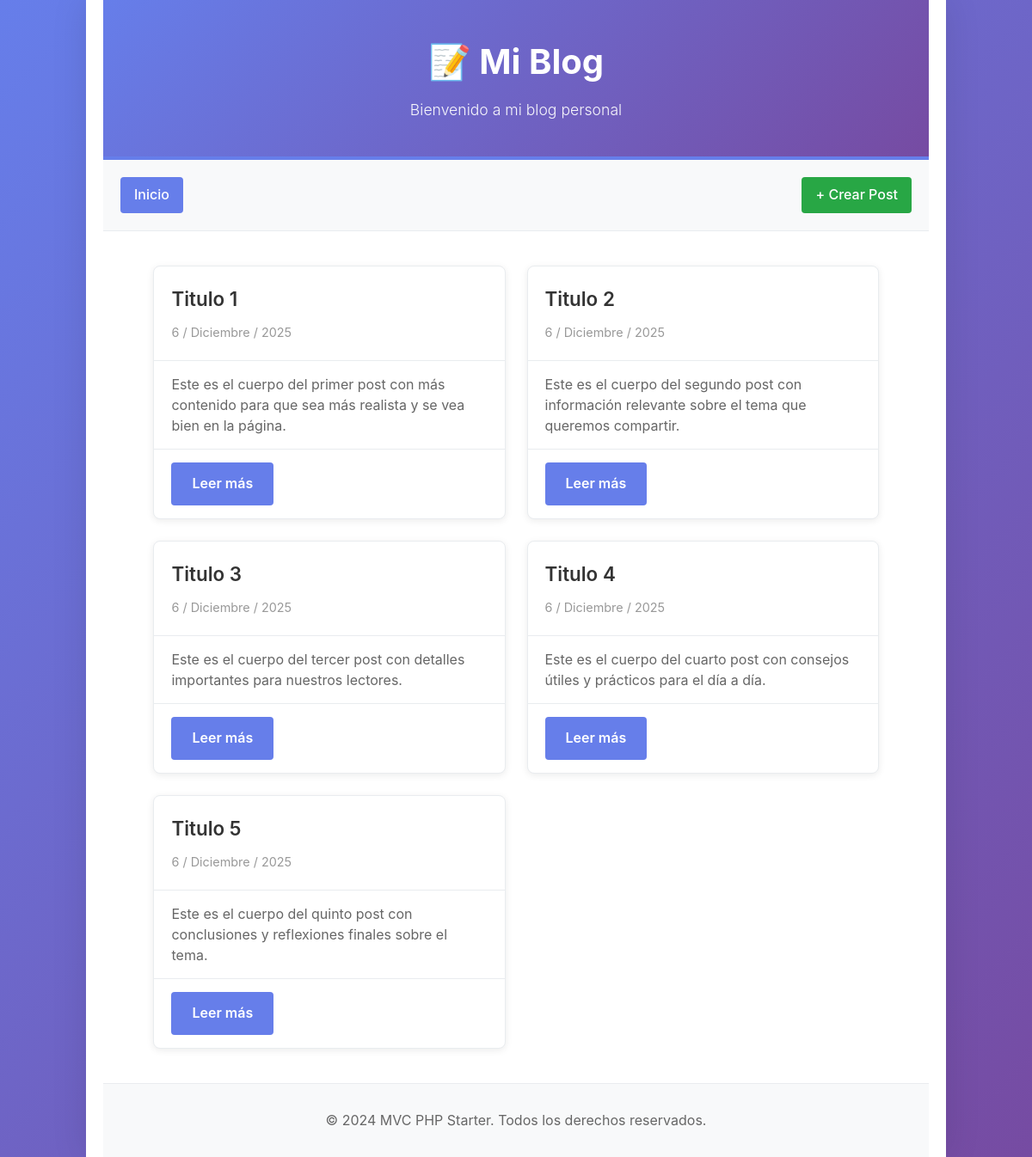
Before: / with the older database file.
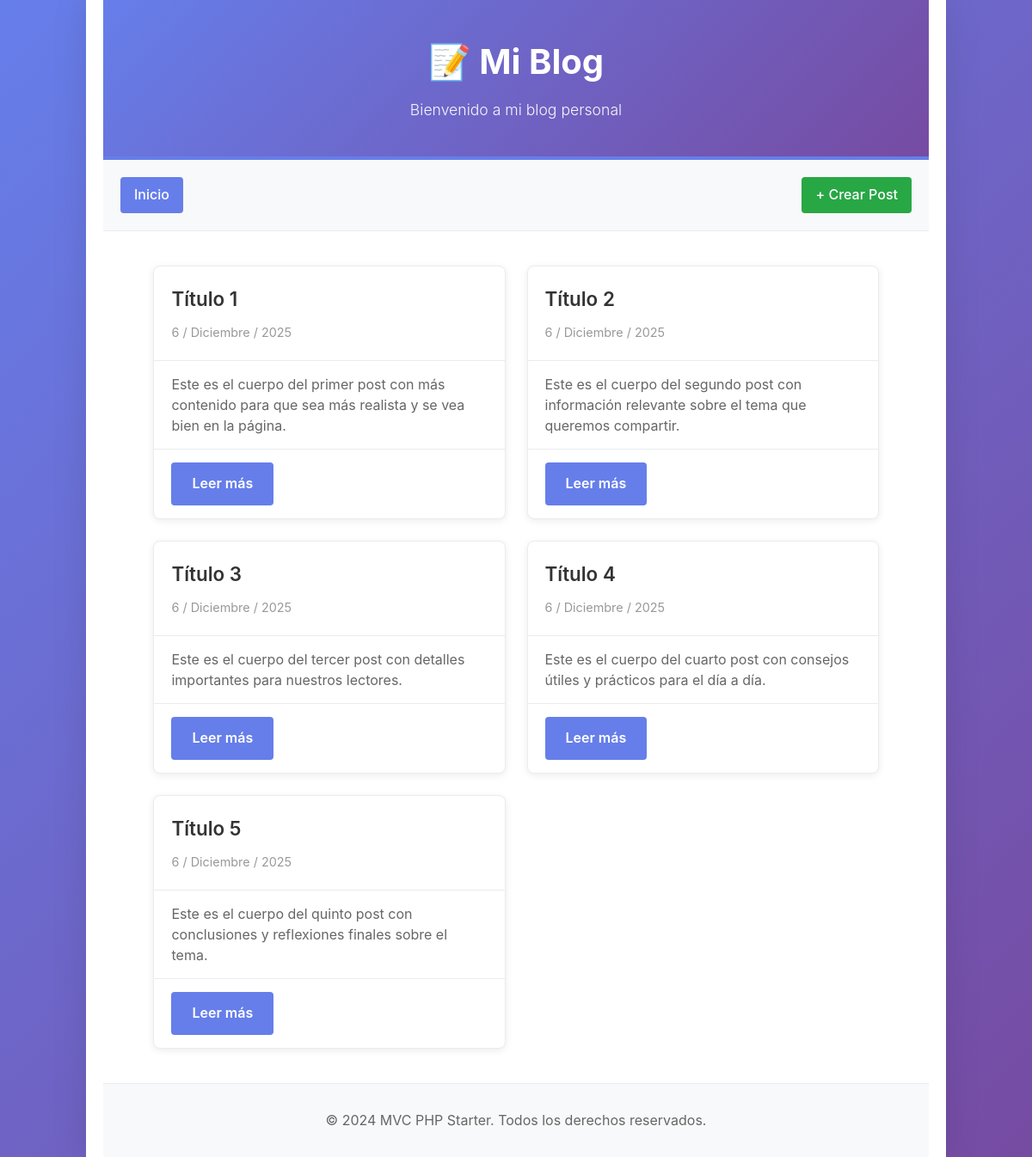
After: the same page with the newer database file.
### tables this page shows
CREATE TABLE IF NOT EXISTS `posts` (
  `id` INT NOT NULL AUTO_INCREMENT,
  `title` VARCHAR(255) NOT NULL,
  `body` LONGTEXT NOT NULL,
  `created_at` TIMESTAMP DEFAULT CURRENT_TIMESTAMP,
  `updated_at` TIMESTAMP DEFAULT CURRENT_TIMESTAMP ON UPDATE CURRENT_TIMESTAMP,
  PRIMARY KEY (`id`)
);

### app/Controllers/PostController.php (called while the page is built, shortened)
<?php
class PostController
{
    private Post $post;
    public function __construct()
    {
        $this->post = new Post();
    }
    public function index(): void
    {
        $posts = $this->post->all();
        $this->render('home', ['posts' => $posts]);
    }
    private function render(string $view, array $data = []): void
    {
        extract($data);
        require __DIR__ . "/../Views/{$view}.php";
    }
}

### app/Core/DB.php (called while the page is built, shortened)
<?php
class DB
{
    private static ?PDO $instance = null;
    public static function getInstance(): PDO
    {
        if (self::$instance === null) {
            try {
                $host = getenv('DB_HOST') ?: 'mysql';
                $dbname = getenv('DB_NAME') ?: 'mvc-example';
                $user = getenv('DB_USER') ?: 'john_doe';
                $password = getenv('DB_PASSWORD') ?: 'securepassword';
                self::$instance = new PDO(
                    "mysql:host={$host};dbname={$dbname};charset=utf8mb4",
                    $user,
                    $password,
                    [
                        PDO::ATTR_ERRMODE => PDO::ERRMODE_EXCEPTION,
                        PDO::ATTR_DEFAULT_FETCH_MODE => PDO::FETCH_ASSOC,
                        PDO::MYSQL_ATTR_INIT_COMMAND => "SET NAMES utf8mb4 COLLATE utf8mb4_unicode_ci"
                    ]
                );
            } catch (\PDOException $e) {
                error_log("Error de BD: " . $e->getMessage());
                die('Error de conexión a la base de datos: ' . $e->getMessage());
            }
        }
        return self::$instance;
    }
}

### app/Models/Post.php (called while the page is built, shortened)
<?php
class Post
{
    private PDO $db;
    public function __construct()
    {
        $this->db = DB::getInstance();
    }
    public function all(): array
    {
        $query = $this->db->prepare('SELECT * FROM posts ORDER BY created_at DESC');
        $query->execute();
        return $query->fetchAll();
    }
}

### app/Views/home.php (the view, shortened to what this page needs)
<?php
function formatearFechaEspanol($fecha) {
    $meses = [
        1 => 'Enero', 2 => 'Febrero', 3 => 'Marzo', 4 => 'Abril',
        5 => 'Mayo', 6 => 'Junio', 7 => 'Julio', 8 => 'Agosto',
        9 => 'Septiembre', 10 => 'Octubre', 11 => 'Noviembre', 12 => 'Diciembre'
    ];
    $timestamp = strtotime($fecha);
    $dia = (int) date('d', $timestamp);
    $mes = (int) date('m', $timestamp);
    $año = date('Y', $timestamp);
    return "$dia / " . $meses[$mes] . " / $año";
}
?>
<!DOCTYPE html>
<html lang="es">
<head>
    <link rel="stylesheet" href="/css/style.css">
</head>
<body>
    <div class="container">
        <header>
            <h1>📝 Mi Blog</h1>
            <p class="subtitle">Bienvenido a mi blog personal</p>
        </header>
        <nav class="navbar">
            <a href="/" class="active">Inicio</a>
            <a href="/posts/create" class="btn-create">+ Crear Post</a>
        </nav>
        <main class="posts-container">
            <?php if (empty($posts)): ?>
                <div class="no-posts">
                    <p>No hay posts disponibles</p>
                    <a href="/posts/create" class="btn btn-primary">Crear el primer post</a>
                </div>
            <?php else: ?>
                <div class="posts-grid">
                    <?php foreach ($posts as $post): ?>
                        <article class="post-card">
                            <div class="post-header">
                                <h2 class="post-title">
                                    <?php echo htmlentities($post['title'], ENT_QUOTES, 'UTF-8'); ?>
                                </h2>
                                <small class="post-date">
                                    <?php echo formatearFechaEspanol($post['created_at']); ?>
                                </small>
                            </div>
                            <p class="post-excerpt">
                                <?php
                                $excerpt = substr($post['body'], 0, 150);
                                echo htmlentities($excerpt, ENT_QUOTES, 'UTF-8');
                                ?>
                            </p>
                            <div class="post-actions">
                                <a href="/posts/show?id=<?php echo $post['id']; ?>" class="btn btn-primary">
                                    Leer más
                                </a>
                            </div>
                        </article>
                    <?php endforeach; ?>
                </div>
            <?php endif; ?>
        </main>
        <footer>
            <p>&copy; 2024 MVC PHP Starter. Todos los derechos reservados.</p>
        </footer>
    </div>
</body>
</html>

### public/index.php (shortened to what this page needs)
<?php
$path = parse_url($_SERVER['REQUEST_URI'], PHP_URL_PATH);
$path = ltrim($path, '/');
$segments = explode('/', $path);
$controller = new PostController();
try {
    if (empty($path) || $path === '') {
        $controller->index();
    } else {
        http_response_code(404);
        $message = 'La ruta solicitada no existe';
        include __DIR__ . '/../app/Views/404.php';
    }
} catch (Exception $e) {
    http_response_code(500);
    echo '<h1>Error interno del servidor</h1>';
    echo '<p>' . htmlentities($e->getMessage(), ENT_QUOTES, 'UTF-8') . '</p>';
    if (ini_get('display_errors')) {
        echo '<pre>' . htmlentities($e->getTraceAsString(), ENT_QUOTES, 'UTF-8') . '</pre>';
    }
}

### public/css/style.css (style rules this page uses)
* { margin: 0; padding: 0; box-sizing: border-box; }
html { scroll-behavior: smooth; }
body { font-family: -apple-system, BlinkMacSystemFont, 'Segoe UI', Roboto, 'Helvetica Neue', Arial, sans-serif; font-size: 16px; line-height: 1.6; color: #333; background: linear-gradient(135deg, #667eea 0%, #764ba2 100%); min-height: 100vh; }
.container { max-width: 1000px; margin: 0 auto; padding: 0 20px; background: white; min-height: 100vh; display: flex; flex-direction: column; box-shadow: 0 0 40px rgba(0, 0, 0, 0.1); }
header { background: linear-gradient(135deg, #667eea 0%, #764ba2 100%); color: white; padding: 40px 20px; text-align: center; border-bottom: 4px solid #667eea; }
header h1 { font-size: 2.5rem; margin-bottom: 10px; font-weight: 700; }
header .subtitle { font-size: 1.1rem; opacity: 0.95; font-weight: 300; }
.navbar { display: flex; gap: 20px; padding: 20px; background-color: #f8f9fa; border-bottom: 1px solid #e9ecef; flex-wrap: wrap; }
.navbar a { padding: 8px 16px; text-decoration: none; color: #333; border-radius: 4px; transition: all 0.3s ease; font-weight: 500; }
.navbar a.active { background-color: #667eea; color: white; }
.navbar .btn-create { margin-left: auto; background-color: #28a745; color: white; }
main { flex: 1; padding: 40px 20px; }
.posts-container { max-width: 900px; margin: 0 auto; }
.posts-grid { display: grid; grid-template-columns: repeat(auto-fill, minmax(300px, 1fr)); gap: 25px; }
.post-card { background: white; border: 1px solid #e9ecef; border-radius: 8px; overflow: hidden; transition: all 0.3s ease; display: flex; flex-direction: column; box-shadow: 0 2px 8px rgba(0, 0, 0, 0.08); }
.post-header { padding: 20px; border-bottom: 1px solid #e9ecef; }
.post-title { font-size: 1.4rem; margin-bottom: 8px; color: #333; font-weight: 600; }
.post-date { color: #999; font-size: 0.9rem; }
.post-excerpt { padding: 15px 20px; color: #666; flex: 1; line-height: 1.5; }
.post-actions { padding: 15px 20px; border-top: 1px solid #e9ecef; }
.btn { display: inline-block; padding: 12px 24px; text-decoration: none; border: none; border-radius: 4px; font-size: 1rem; cursor: pointer; transition: all 0.3s ease; font-weight: 600; text-align: center; }
.btn-primary { background-color: #667eea; color: white; }
footer { background-color: #f8f9fa; border-top: 1px solid #e9ecef; padding: 30px 20px; text-align: center; color: #666; margin-top: auto; }
footer p { margin: 0; }

Changed rows visible on the page:
changed posts: title "Titulo 1" → "Título 1"
changed posts: title "Titulo 2" → "Título 2"
changed posts: title "Titulo 3" → "Título 3"
changed posts: title "Titulo 4" → "Título 4"
changed posts: title "Titulo 5" → "Título 5"
